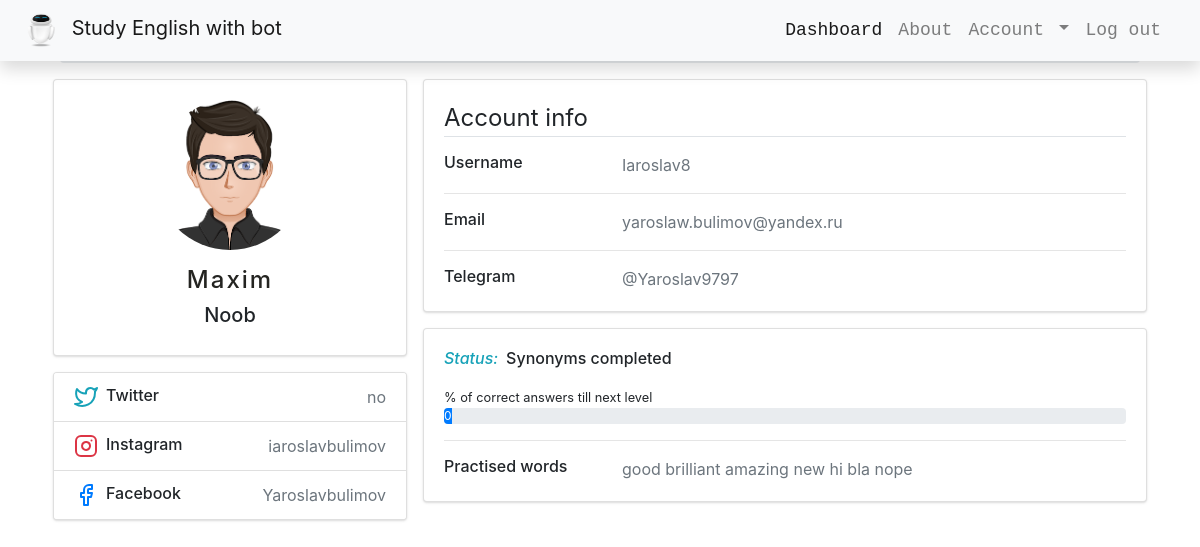
Page /user/Iaroslav8 (signed in) on the committed database.
### app/models.py (models this page shows, shortened)
class User(db.Model, UserMixin):
    id = db.Column(db.Integer, primary_key=True)
    name = db.Column(db.String(20), unique=True, nullable=False)
    email = db.Column(db.String(60), unique=True, nullable=False)
    img_file = db.Column(db.String(20), nullable=False, default="static/default.png")
    password = db.Column(db.String(60), nullable=False)
    access_link = db.Column(db.String(70), nullable=False)
    instagram = db.Column(db.String(30), nullable=False, default="Your instagram")
    facebook = db.Column(db.String(30), nullable=False, default="Your facebook")
    twitter = db.Column(db.String(30), nullable=False, default="Your twitter")
    telegram_info = db.Column(db.String(30), nullable=False, default="@Yourtelegram")
    user_points = db.Column(db.Integer, default=0)
    nickname = db.Column(db.Integer, default="Noob")
    new_user_words = db.relationship("NewWords", backref="person", lazy=True)
    user_chat = db.relationship("TbotChatId", uselist=False, lazy=True, backref="user")

class NewWords(db.Model):
    __tablename__ = "newwords"
    id = db.Column(db.Integer, primary_key=True)
    user_word = db.Column(db.String(30))
    person_id = db.Column(db.Integer, db.ForeignKey('user.id'))
    def __repr__(self):
        return self.user_word

### app/users/routes.py (the view)
@users.route("/user/<username>", methods=["GET"])
@login_required
def profile(username):
    user = User.query.filter_by(name=username).first_or_404()
    image_file = user.img_file
    return render_template("profile.html", user=user, image_file=image_file)

### app/models.py (called while the page is built)
@login_manager.user_loader
def load_user(user_id):
    return User.query.get(int(user_id))

### app/templates/profile.html (shortened to what this page needs)
{% extends "account.html" %}
{% block content %}
<div class="row gutters-sm">
    <div class="col-md-4 mb-3">
      <div class="card">
        <div class="card-body">
          <div class="d-flex flex-column align-items-center text-center">
            <img src="{{ image_file }}" alt="Admin" class="rounded-circle" width="150">
            <div class="mt-3">
              <h4> {{ current_user.name }}</h4>
              <h5> {{ current_user.nickname }} </h5>
            </div>
          </div>
        </div>
      </div>
      <div class="card mt-3">
        <ul class="list-group list-group-flush">
          <li class="list-group-item d-flex justify-content-between align-items-center flex-wrap">
            <h6 class="mb-0">Twitter</h6>
            <span class="text-secondary">{{ user.twitter }}</span>
          </li>
          <li class="list-group-item d-flex justify-content-between align-items-center flex-wrap">
            <h6 class="mb-0">Instagram</h6>
            <span class="text-secondary">{{ user.instagram }}</span>
          </li>
          <li class="list-group-item d-flex justify-content-between align-items-center flex-wrap">
            <h6 class="mb-0">Facebook</h6>
            <span class="text-secondary">{{ user.facebook }}</span>
          </li>
        </ul>
      </div>
    </div>
    <div class="col-md-8">
      <div class="card mb-3">
        <div class="card-body">
          <legend class="border-bottom mb-3">Account info</legend>
          <div class="row">
            <div class="col-sm-3">
              <h6 class="mb-0">Username</h6>
            </div>
            <div class="col-sm-9 text-secondary">
              {{ user.name }}
            </div>
          </div>
          <hr>
          <div class="row">
            <div class="col-sm-3">
              <h6 class="mb-0">Email</h6>
            </div>
            <div class="col-sm-9 text-secondary">
              {{ user.email }}
            </div>
          </div>
          <hr>
          <div class="row">
            <div class="col-sm-3">
              <h6 class="mb-0">Telegram</h6>
            </div>
            <div class="col-sm-9 text-secondary">
              {{ user.telegram_info }}
            </div>
          </div>
        </div>
      </div>
      <div class="row">
        <div class="col-md-12">
          <div class="card h-100">
            <div class="card-body">
              <h6 class="d-flex align-items-center mb-3"><i class="material-icons text-info mr-2">Status:</i>Synonyms completed</h6>
              <small>% of correct answers till next level</small>
              <div class="progress">
                <div class="progress-bar" role="progressbar" style="width:{{ current_user.user_points }};"  aria-valuemin="0" aria-valuemax="300">{{ user.user_points }}</div>
              </div>
              <hr>
              <div class="row">
                <div class="col-sm-3">
                    <h6 class="mb-0">Practised words</h6>
                  </div>
                <div class="col-sm-9 text-secondary">
                  {% for word in user.new_user_words %}
                  <a> {{ word }} </a>
                  {% endfor %}
                        </div>
                      </div>
                    </div>
                  </div>
                </div>
              </div>
            </div>
          </div>
        </div>
      </div>
{% endblock content %}

### app/static/main.css (style rules this page uses)
html, body { background: url('https://images.unsplash.com/photo-1530543787849-128d94430c6b?ixlib=rb-1.2.1&ixid=eyJhcHBfaWQiOjEyMDd9&auto=format&fit=crop&w=1500&q=80/1920x1080') no-repeat center center fixed; -webkit-background-size: cover; -moz-background-size: cover; background-size: cover; -o-background-size: cover; }
h4 { letter-spacing: 2px; color: rgb(36, 36, 33); }
body { margin-top:20px; color: #1a202c; text-align: left; }
.card { box-shadow: 0 1px 3px 0 rgba(0,0,0,.1), 0 1px 2px 0 rgba(0,0,0,.06); }
.card { position: relative; display: flex; flex-direction: column; min-width: 0; word-wrap: break-word; background-color: #fff; background-clip: border-box; border: 0 solid rgba(0,0,0,.125); border-radius: .25rem; }
.card-body { flex: 1 1 auto; padding: 1rem; }
.gutters-sm { margin-right: -8px; margin-left: -8px; }
.gutters-sm>.col, .gutters-sm>[class*=col-] { padding-right: 8px; padding-left: 8px; }
.mb-3, .my-3 { margin-bottom: 1rem!important; }
.h-100 { height: 100%!important; }

### rows in the picture
User: img_file (placeholder picture), twitter "no", instagram "iaroslavbulimov", facebook "Yaroslavbulimov", name "Iaroslav8", email "yaroslaw.bulimov@yandex.ru", telegram_info "@Yaroslav9797", user_points "0"
User: name "Maxim", nickname "Noob"
NewWords: user_word "good"
NewWords: user_word "brilliant"
NewWords: user_word "amazing"
NewWords: user_word "new"
NewWords: user_word "hi"
NewWords: user_word "bla"
NewWords: user_word "nope"
